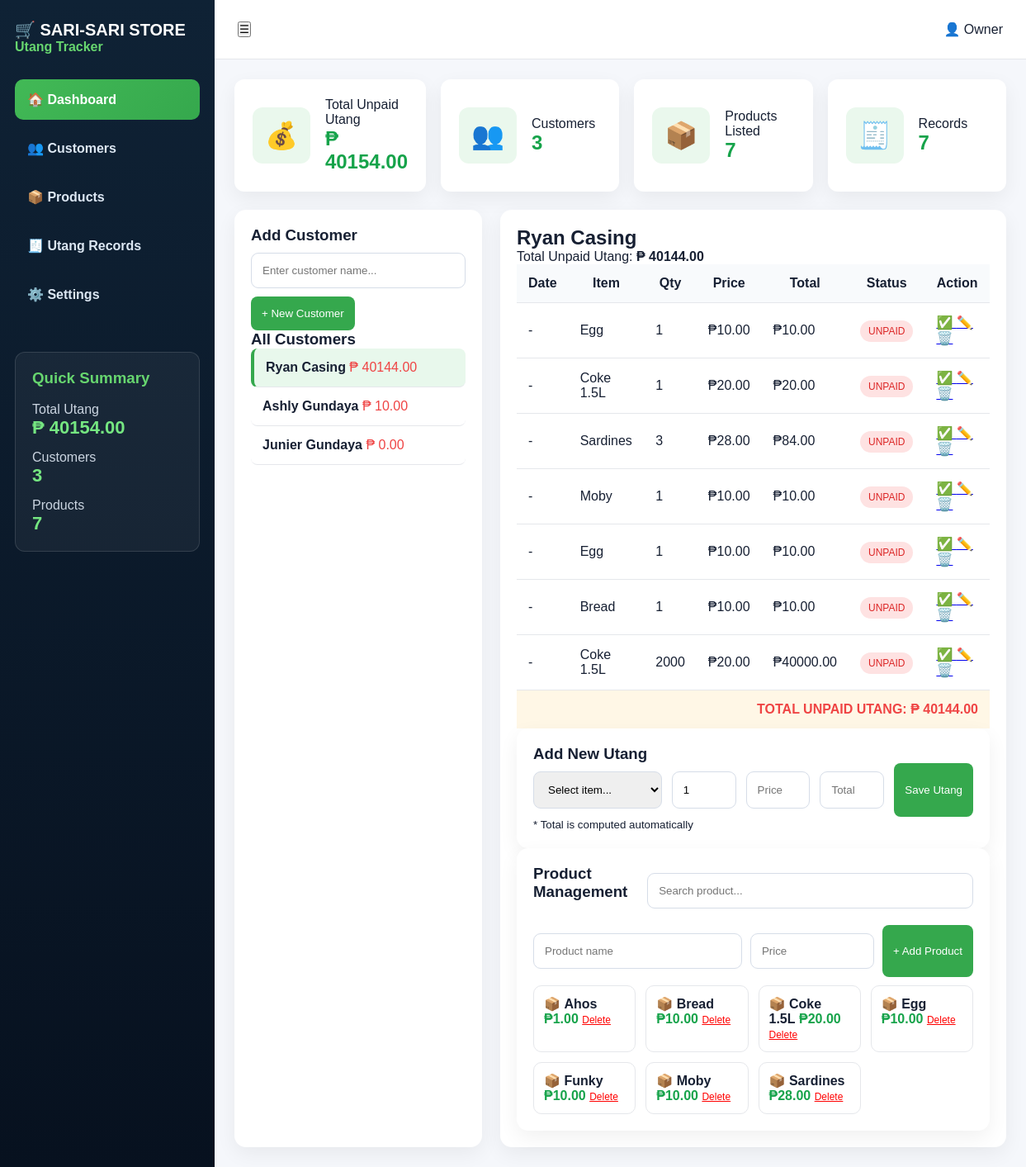
The page /customer/3 on the database as committed earlier.
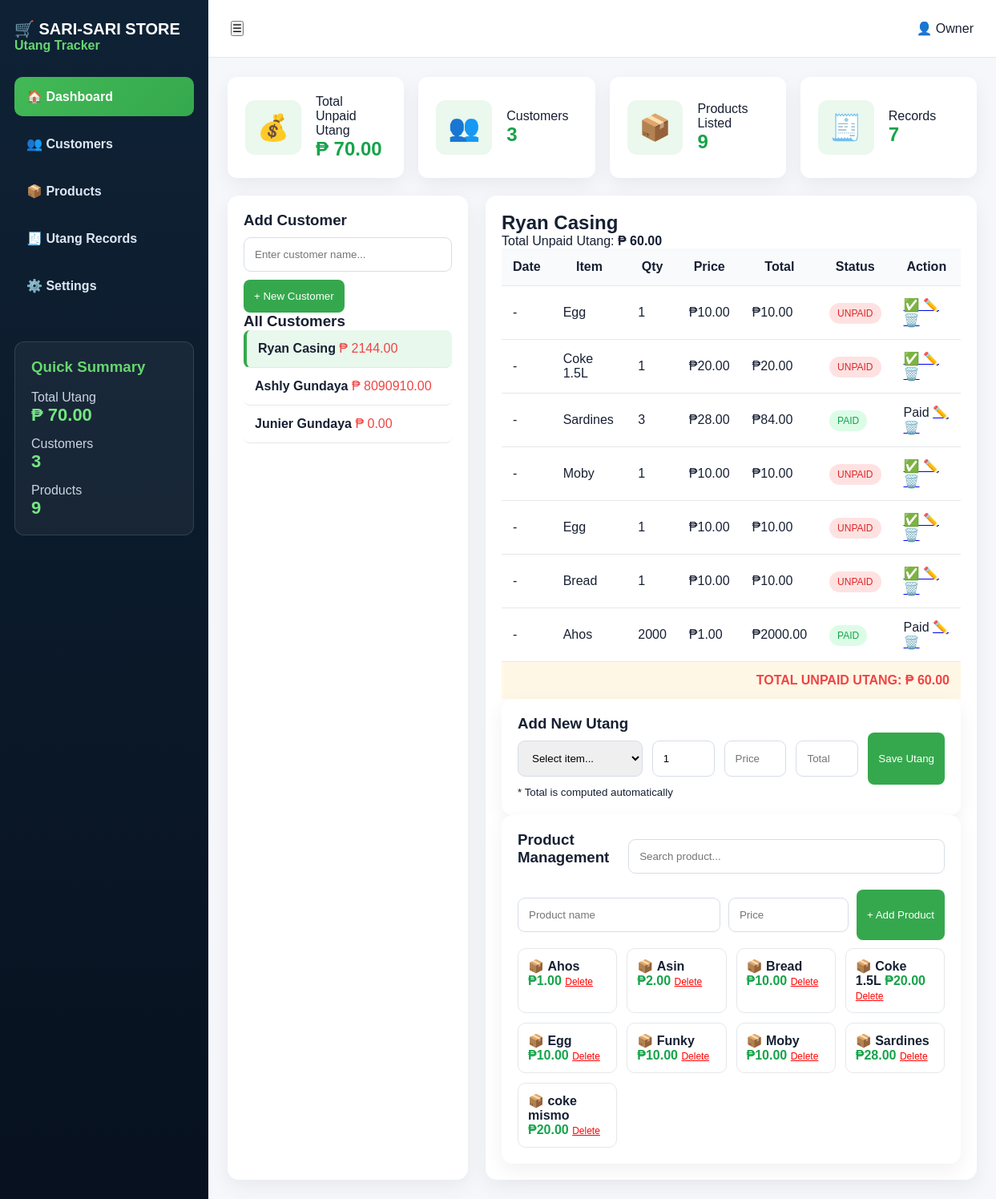
The same page on the database as committed later.
### tables this page shows
CREATE TABLE customers (
        id INTEGER PRIMARY KEY AUTOINCREMENT,
        name TEXT NOT NULL
    );

CREATE TABLE utang (
        id INTEGER PRIMARY KEY AUTOINCREMENT,
        customer_id INTEGER NOT NULL,
        item_name TEXT NOT NULL,
        quantity INTEGER NOT NULL,
        price REAL NOT NULL,
        total REAL NOT NULL,
        status TEXT DEFAULT 'UNPAID'
    );

CREATE TABLE products (
        id INTEGER PRIMARY KEY AUTOINCREMENT,
        name TEXT NOT NULL,
        price REAL NOT NULL
    );

### app.py (the view)
@app.route("/customer/<int:id>")
@app.route("/customer/<int:id>")
def customer(id):
    conn = get_db()
    cursor = conn.cursor()
    customers = get_customers(cursor)
    cursor.execute("SELECT * FROM products ORDER BY name")
    products = cursor.fetchall()
    cursor.execute("SELECT * FROM customers WHERE id=?", (id,))
    selected_customer = cursor.fetchone()
    cursor.execute("SELECT * FROM utang WHERE customer_id=? ORDER BY id DESC", (id,))
    utang_list = cursor.fetchall()
    cursor.execute("""
        SELECT COALESCE(SUM(total), 0)
        FROM utang
        WHERE customer_id=? AND status='UNPAID'
    """, (id,))
    selected_total = cursor.fetchone()[0]
    cursor.execute("""
        SELECT COALESCE(SUM(total), 0)
        FROM utang
        WHERE status='UNPAID'
    """)
    total_utang = cursor.fetchone()[0]
    conn.close()
    return render_template(
        "index.html",
        customers=customers,
        products=products,
        total_utang=total_utang,
        selected_customer=selected_customer,
        utang_list=utang_list,
        selected_total=selected_total
    )

### app.py (called while the page is built)
def get_db():
    return sqlite3.connect("database.db")

def get_customers(cursor):
    cursor.execute("""
    SELECT customers.id, customers.name, COALESCE(SUM(utang.total), 0)
    FROM customers
    LEFT JOIN utang ON customers.id = utang.customer_id
    GROUP BY customers.id
    ORDER BY customers.id DESC
    """)
    return cursor.fetchall()

### templates/index.html (shortened to what this page needs)
<!DOCTYPE html>
<html lang="en">
<head>
  <link rel="stylesheet" href="{{ url_for('static', filename='style.css') }}">
</head>
<body>
<div class="app">
  <aside class="sidebar">
    <h2>🛒 SARI-SARI STORE</h2>
    <p>Utang Tracker</p>
    <nav>
      <a class="active">🏠 Dashboard</a>
      <a>👥 Customers</a>
      <a>📦 Products</a>
      <a>🧾 Utang Records</a>
      <a>⚙️ Settings</a>
    </nav>
    <div class="summary">
      <h3>Quick Summary</h3>
      <p>Total Utang</p>
      <strong>₱ {{ "%.2f"|format(total_utang) }}</strong>
      <p>Customers</p>
      <strong>{{ customers|length }}</strong>
      <p>Products</p>
      <strong>{{ products|length }}</strong>
    </div>
  </aside>
  <main class="main">
    <header class="topbar">
      <button>☰</button>
      <div>👤 Owner</div>
    </header>
    <section class="cards">
      <div class="stat">
        <span>💰</span>
        <div>
          <p>Total Unpaid Utang</p>
          <h2>₱ {{ "%.2f"|format(total_utang) }}</h2>
        </div>
      </div>
      <div class="stat">
        <span>👥</span>
        <div>
          <p>Customers</p>
          <h2>{{ customers|length }}</h2>
        </div>
      </div>
      <div class="stat">
        <span>📦</span>
        <div>
          <p>Products Listed</p>
          <h2>{{ products|length }}</h2>
        </div>
      </div>
      <div class="stat">
        <span>🧾</span>
        <div>
          <p>Records</p>
          <h2>{{ utang_list|length }}</h2>
        </div>
      </div>
    </section>
    <section class="content-grid">
      <div class="customer-panel">
        <h3>Add Customer</h3>
        <form action="/add-customer" method="POST">
          <input type="text" name="name" placeholder="Enter customer name..." required>
          <button class="green-btn" type="submit">+ New Customer</button>
        </form>
        <h3>All Customers</h3>
        {% if customers %}
          {% for customer in customers %}
            <a href="/customer/{{ customer[0] }}"
               class="customer {% if selected_customer and selected_customer[0] == customer[0] %}active-customer{% endif %}">
              <strong>{{ customer[1] }}</strong>
              <span>₱ {{ "%.2f"|format(customer[2]) }}</span>
            </a>
          {% endfor %}
        {% else %}
          <p class="empty">No customers yet.</p>
        {% endif %}
      </div>
      <div class="details">
        {% if selected_customer %}
          <div class="details-head">
            <div>
              <h2>{{ selected_customer[1] }}</h2>
              <p>Total Unpaid Utang: <b>₱ {{ "%.2f"|format(selected_total) }}</b></p>
            </div>
          </div>
          <table>
            <thead>
              <tr>
                <th>Date</th>
                <th>Item</th>
                <th>Qty</th>
                <th>Price</th>
                <th>Total</th>
                <th>Status</th>
                <th>Action</th>
              </tr>
            </thead>
            <tbody>
              {% if utang_list %}
                {% for u in utang_list %}
                  <tr>
                    <td>-</td>
                    <td>{{ u[2] }}</td>
                    <td>{{ u[3] }}</td>
                    <td>₱{{ "%.2f"|format(u[4]) }}</td>
                    <td>₱{{ "%.2f"|format(u[5]) }}</td>
                    <td>
                      <span class="badge {% if u[6] == 'PAID' %}paid{% else %}unpaid{% endif %}">
                        {{ u[6] }}
                      </span>
                    </td>
                                            <td>
                        {% if u[6] == 'UNPAID' %}
                            <a href="/mark-paid/{{ u[0] }}/{{ selected_customer[0] }}"
                            onclick="return confirm('Mark this item as paid?')">
                            ✅
                            </a>
                        {% else %}
                            <span class="paid-text">Paid</span>
                        {% endif %}
                        <a href="/edit-utang/{{ u[0] }}/{{ selected_customer[0] }}">✏️</a>
                        <a href="/delete-utang/{{ u[0] }}/{{ selected_customer[0] }}"
                            onclick="return confirm('Delete this utang record?')">
                            🗑️
                        </a>
                        </td>
                                        </tr>
                {% endfor %}
              {% else %}
                <tr>
                  <td colspan="7">No utang records yet.</td>
                </tr>
              {% endif %}
            </tbody>
          </table>
          <div class="total-row">
            TOTAL UNPAID UTANG: <strong>₱ {{ "%.2f"|format(selected_total) }}</strong>
          </div>
          <div class="form-card">
            <h3>Add New Utang</h3>
            <form action="/add-utang" method="POST">
              <div class="form-grid">
                <select name="item_name" id="itemSelect" required>
                  <option value="">Select item...</option>
                </select>
                <input type="number" name="quantity" id="quantityInput" value="1" min="1" required>
                <input type="text" name="price" id="priceInput" placeholder="Price" readonly required>
                <input type="text" name="total" id="totalInput" placeholder="Total" readonly required>
                <button class="green-btn" type="submit">Save Utang</button>
              </div>
            </form>
            <small>* Total is computed automatically</small>
          </div>
        {% else %}
          <div class="empty-state">
            <h2>Select a customer</h2>
            <p>Click a customer from the list to view and add utang records.</p>
          </div>
        {% endif %}
        <div class="products">
          <div class="products-head">
            <h3>Product Management</h3>
            <input type="text" placeholder="Search product...">
          </div>
          <form action="/add-product" method="POST" class="product-form">
            <input type="text" name="name" placeholder="Product name" required>
            <input type="number" name="price" placeholder="Price" step="0.01" required>
            <button class="green-btn" type="submit">+ Add Product</button>
          </form>
          <div class="product-list">
            {% for product in products %}
              <div class="product">
                📦 <b>{{ product[1] }}</b>
                <span>₱{{ "%.2f"|format(product[2]) }}</span>
                <a href="/delete-product/{{ product[0] }}"
                   onclick="return confirm('Delete this product?')"
                   class="delete-product">
                  Delete
                </a>
              </div>
            {% endfor %}
          </div>
        </div>
      </div>
    </section>
  </main>
</div>
</body>
</html>

### static/style.css (style rules this page uses)
* { margin: 0; padding: 0; box-sizing: border-box; font-family: Arial, sans-serif; }
body { background: #f5f7fb; color: #172033; }
.app { display: grid; grid-template-columns: 260px 1fr; min-height: 100vh; }
.sidebar { background: linear-gradient(180deg, #0f2235, #07111f); color: white; padding: 24px 18px; }
.sidebar h2 { font-size: 20px; }
.sidebar > p { color: #67d66f; margin-bottom: 30px; font-weight: bold; }
.sidebar nav { display: grid; gap: 10px; }
.sidebar nav a { padding: 15px; border-radius: 10px; color: #dce7f3; font-weight: bold; }
.sidebar nav a.active, .sidebar nav a:hover { background: linear-gradient(135deg, #42b956, #35a84d); color: white; }
.summary { margin-top: 45px; padding: 20px; border: 1px solid rgba(255,255,255,0.12); border-radius: 12px; background: rgba(255,255,255,0.05); }
.summary h3 { color: #67d66f; margin-bottom: 18px; }
.summary p { color: #cbd5e1; margin-top: 14px; }
.summary strong { color: #75e681; font-size: 22px; }
.main { padding: 0 24px 24px; }
.topbar { height: 72px; background: white; margin: 0 -24px 24px; padding: 0 28px; display: flex; align-items: center; justify-content: space-between; border-bottom: 1px solid #e5e7eb; }
.cards { display: grid; grid-template-columns: repeat(4, 1fr); gap: 18px; margin-bottom: 22px; }
.stat { background: white; padding: 22px; border-radius: 12px; display: flex; gap: 18px; align-items: center; box-shadow: 0 8px 25px rgba(0,0,0,0.06); }
.stat span { font-size: 32px; background: #eaf8ed; padding: 15px; border-radius: 12px; }
.stat h2 { color: #16a34a; }
.content-grid { display: grid; grid-template-columns: 300px 1fr; gap: 22px; }
.customer-panel, .details, .form-card, .products { background: white; border-radius: 14px; padding: 20px; box-shadow: 0 8px 25px rgba(0,0,0,0.06); }
input, select { width: 100%; padding: 13px; border: 1px solid #d6dde8; border-radius: 9px; margin: 10px 0; }
.green-btn { background: #35a84d; color: white; border: none; padding: 13px; border-radius: 8px; cursor: pointer; }
.customer { display: block; text-decoration: none; color: inherit; padding: 14px; border-bottom: 1px solid #e5e7eb; border-radius: 8px; }
.customer span { color: #ef4444; }
.active-customer { background: #e8f8ec; border-left: 4px solid #35a84d; }
table { width: 100%; border-collapse: collapse; }
th, td { padding: 14px; border-bottom: 1px solid #e5e7eb; }
th { background: #f8fafc; }
.badge { padding: 6px 10px; border-radius: 20px; font-size: 12px; }
.unpaid { background: #fee2e2; color: #dc2626; }
.paid { background: #dcfce7; color: #16a34a; }
.total-row { background: #fff7e6; padding: 14px; text-align: right; color: #ef4444; font-weight: bold; }
.form-grid { display: grid; grid-template-columns: 2fr 1fr 1fr 1fr auto; gap: 12px; }
.products-head { display: flex; justify-content: space-between; }
.product-list { display: grid; grid-template-columns: repeat(4, 1fr); gap: 12px; }
.product { border: 1px solid #e5e7eb; padding: 12px; border-radius: 10px; }
.product span { color: #16a34a; font-weight: bold; }
.product-form { display: grid; grid-template-columns: 1fr 150px auto; gap: 10px; margin: 10px 0; }
.delete-product { color: red; font-size: 12px; }

Rows that differ between the two databases and show on the page:
computed for customers "Ryan Casing": customer "40144.00" → "2144.00"
computed for customers "Ashly Gundaya": customer "10.00" → "8090910.00"
changed utang "Sardines": status "UNPAID" → "PAID"; status "✅" → "Paid"
changed utang: item_name "Coke 1.5L" → "Ahos"; price "20.00" → "1.00"; total "40000.00" → "2000.00"; status "UNPAID" → "PAID"; status "✅" → "Paid"
added products: name "Asin", price "2.00"
added products: name "coke mismo", price "20.00"
Other text that changed with them:
{{ "%.2f"|format(total_utang) }}: "40154.00" → "70.00"
{{ products|length }}: "7" → "9"
{{ "%.2f"|format(selected_total) }}: "40144.00" → "60.00"
